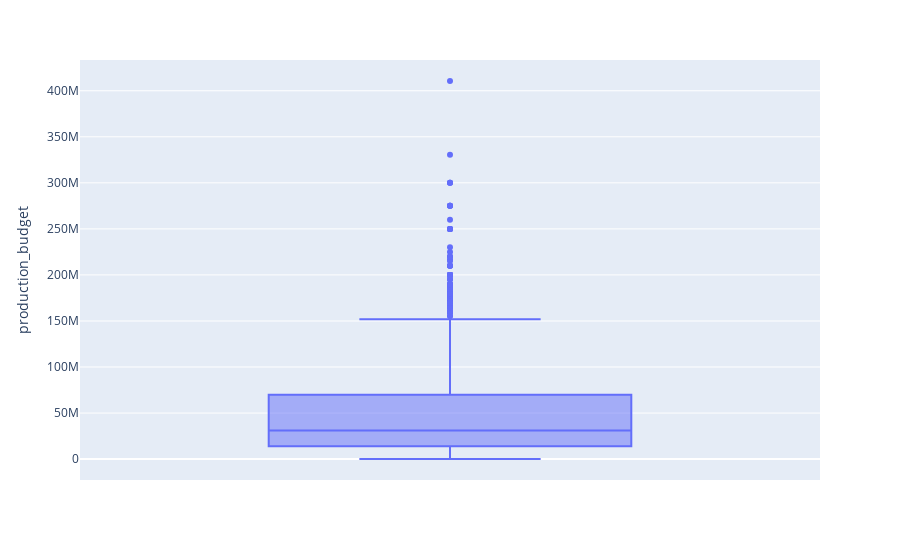

Notebook code cell kept with this figure:
### Code cell
# box plots
fig = px.box(df_movies, y="production_budget")
fig.show()

### Figure 1 — Plotly figure (JSON) as saved in the notebook; plotly's stock layout.template omitted (floating-point values rounded to 4 significant figures; data arrays with more than 128 entries replaced by an {"elided": "..."} marker saying what was removed)
{"data": [{"alignmentgroup": "True", "hovertemplate": "production_budget=%{y}<extra></extra>", "legendgroup": "", "marker": {"color": "#636efa"}, "name": "", "notched": false, "offsetgroup": "", "orientation": "v", "showlegend": false, "type": "box", "x0": " ", "xaxis": "x", "y": {"elided": "1094 int values"}, "y0": " ", "yaxis": "y"}], "layout": {"boxmode": "group", "legend": {"tracegroupgap": 0}, "margin": {"t": 60}, "xaxis": {"anchor": "y", "domain": [0, 1]}, "yaxis": {"anchor": "x", "domain": [0, 1], "title": {"text": "production_budget"}}}}
